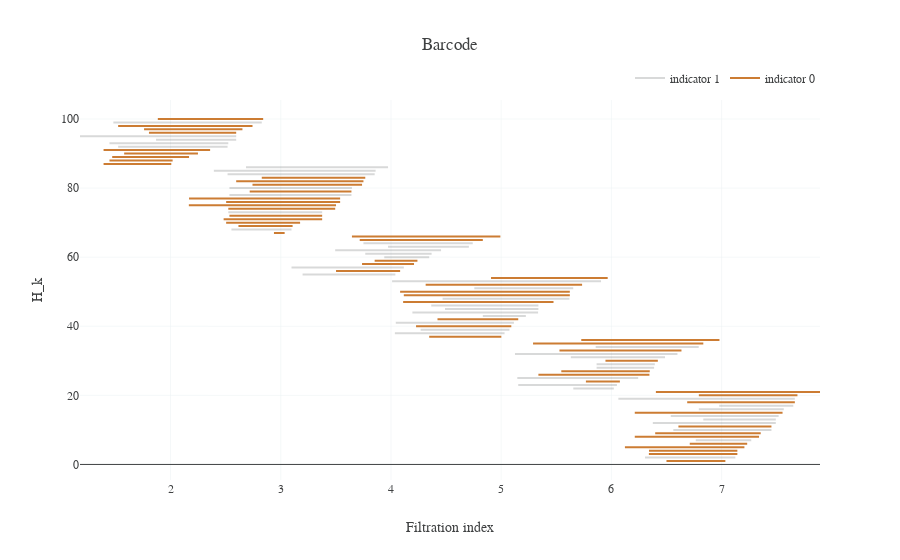

This figure's notebook cell:
### Code cell
### Color by a node involved in something or some sort of indicator column

bar_df["indicator"] = [np.random.randint(0, 2) for i in np.arange(bar_df.shape[0])]
bar_df.head()

on_off_colors = ["#CC7C33", "#3F4142"]
on_off_opacity = [1, 0.2]

fig = go.Figure()
bar_df_sorted = bar_df.sort_values(by=["bar_dim", "bar_birth"])
bar_df_sorted = bar_df_sorted.reset_index(drop=True)

counter = 0
for b,bar in bar_df_sorted.iterrows():
    
    if (bar_df_sorted.iloc[b-1]["indicator"] != bar["indicator"]) & (counter < 2) :
        showlegendtf = True
        counter = counter +1
        print(counter)
    else :
        showlegendtf = False


    fig.add_trace(go.Scatter(x=[bar["bar_birth"], bar["bar_death"]], y=[b+1, b+1],
                    mode='lines',
                    name=f'indicator {bar["indicator"]}',
                    opacity = on_off_opacity[bar["indicator"]],
                    showlegend=showlegendtf,
                    line=dict(color=on_off_colors[int(bar["indicator"])]),
                    hovertemplate =
                        f'<i>id</i>: {bar["bar_id"]}'+
                        f'<br><b>rep</b>: {bar["rep"]}'))



# Add nice effects and such
fig.update_layout(title_text="Barcode")
fig.update_yaxes(title_text = "H_k")
fig.update_xaxes(title_text = "Filtration index")
fig.update_layout(legend=dict(
    orientation="h",
    yanchor="bottom",
    y=1.02,
    xanchor="right",
    x=1
))
fig.update_layout(hovermode="x unified")
fig.show()

### Figure 1 — Plotly figure (JSON) as saved in the notebook; plotly's stock layout.template omitted (floating-point values rounded to 4 significant figures)
{"data": [{"hovertemplate": "<i>id</i>: 62<br><b>rep</b>: [20 75 81 48]", "line": {"color": "#CC7C33"}, "mode": "lines", "name": "indicator 0", "opacity": 1, "showlegend": false, "type": "scatter", "x": [7.034, 6.5], "y": [1, 1]}, {"hovertemplate": "<i>id</i>: 93<br><b>rep</b>: [38 66 77 26]", "line": {"color": "#3F4142"}, "mode": "lines", "name": "indicator 1", "opacity": 0.2, "showlegend": true, "type": "scatter", "x": [7.125, 6.305], "y": [2, 2]}, {"hovertemplate": "<i>id</i>: 5<br><b>rep</b>: [31 45 55 20]", "line": {"color": "#CC7C33"}, "mode": "lines", "name": "indicator 0", "opacity": 1, "showlegend": true, "type": "scatter", "x": [7.143, 6.34], "y": [3, 3]}, {"hovertemplate": "<i>id</i>: 72<br><b>rep</b>: [ 2 40 38 41]", "line": {"color": "#CC7C33"}, "mode": "lines", "name": "indicator 0", "opacity": 1, "showlegend": false, "type": "scatter", "x": [7.143, 6.341], "y": [4, 4]}, {"hovertemplate": "<i>id</i>: 25<br><b>rep</b>: [85 76 96 22]", "line": {"color": "#CC7C33"}, "mode": "lines", "name": "indicator 0", "opacity": 1, "showlegend": false, "type": "scatter", "x": [7.207, 6.123], "y": [5, 5]}, {"hovertemplate": "<i>id</i>: 20<br><b>rep</b>: [27 49 34 50]", "line": {"color": "#CC7C33"}, "mode": "lines", "name": "indicator 0", "opacity": 1, "showlegend": false, "type": "scatter", "x": [7.232, 6.711], "y": [6, 6]}, {"hovertemplate": "<i>id</i>: 86<br><b>rep</b>: [ 3 18 33 73]", "line": {"color": "#3F4142"}, "mode": "lines", "name": "indicator 1", "opacity": 0.2, "showlegend": false, "type": "scatter", "x": [7.269, 6.766], "y": [7, 7]}, {"hovertemplate": "<i>id</i>: 30<br><b>rep</b>: [80 55 75 35]", "line": {"color": "#CC7C33"}, "mode": "lines", "name": "indicator 0", "opacity": 1, "showlegend": false, "type": "scatter", "x": [7.34, 6.212], "y": [8, 8]}, {"hovertemplate": "<i>id</i>: 17<br><b>rep</b>: [76 43 85  5]", "line": {"color": "#CC7C33"}, "mode": "lines", "name": "indicator 0", "opacity": 1, "showlegend": false, "type": "scatter", "x": [7.355, 6.397], "y": [9, 9]}, {"hovertemplate": "<i>id</i>: 41<br><b>rep</b>: [37 19 67 90]", "line": {"color": "#3F4142"}, "mode": "lines", "name": "indicator 1", "opacity": 0.2, "showlegend": false, "type": "scatter", "x": [7.452, 6.562], "y": [10, 10]}, {"hovertemplate": "<i>id</i>: 55<br><b>rep</b>: [ 7 28  6 68]", "line": {"color": "#CC7C33"}, "mode": "lines", "name": "indicator 0", "opacity": 1, "showlegend": false, "type": "scatter", "x": [7.452, 6.608], "y": [11, 11]}, {"hovertemplate": "<i>id</i>: 48<br><b>rep</b>: [57 95 41 26]", "line": {"color": "#3F4142"}, "mode": "lines", "name": "indicator 1", "opacity": 0.2, "showlegend": false, "type": "scatter", "x": [7.492, 6.376], "y": [12, 12]}, {"hovertemplate": "<i>id</i>: 66<br><b>rep</b>: [66 24 65 47]", "line": {"color": "#3F4142"}, "mode": "lines", "name": "indicator 1", "opacity": 0.2, "showlegend": false, "type": "scatter", "x": [7.492, 6.834], "y": [13, 13]}, {"hovertemplate": "<i>id</i>: 31<br><b>rep</b>: [69 55 47 31]", "line": {"color": "#3F4142"}, "mode": "lines", "name": "indicator 1", "opacity": 0.2, "showlegend": false, "type": "scatter", "x": [7.517, 6.538], "y": [14, 14]}, {"hovertemplate": "<i>id</i>: 7<br><b>rep</b>: [49 16 26 43]", "line": {"color": "#CC7C33"}, "mode": "lines", "name": "indicator 0", "opacity": 1, "showlegend": false, "type": "scatter", "x": [7.553, 6.212], "y": [15, 15]}, {"hovertemplate": "<i>id</i>: 95<br><b>rep</b>: [22 71 62 97]", "line": {"color": "#3F4142"}, "mode": "lines", "name": "indicator 1", "opacity": 0.2, "showlegend": false, "type": "scatter", "x": [7.564, 6.793], "y": [16, 16]}, {"hovertemplate": "<i>id</i>: 16<br><b>rep</b>: [41 98 93 29]", "line": {"color": "#3F4142"}, "mode": "lines", "name": "indicator 1", "opacity": 0.2, "showlegend": false, "type": "scatter", "x": [7.65, 6.978], "y": [17, 17]}, {"hovertemplate": "<i>id</i>: 18<br><b>rep</b>: [75 76 18 91]", "line": {"color": "#CC7C33"}, "mode": "lines", "name": "indicator 0", "opacity": 1, "showlegend": false, "type": "scatter", "x": [7.664, 6.688], "y": [18, 18]}, {"hovertemplate": "<i>id</i>: 42<br><b>rep</b>: [21 12 59  8]", "line": {"color": "#3F4142"}, "mode": "lines", "name": "indicator 1", "opacity": 0.2, "showlegend": false, "type": "scatter", "x": [7.664, 6.063], "y": [19, 19]}, {"hovertemplate": "<i>id</i>: 28<br><b>rep</b>: [57 25 48 20]", "line": {"color": "#CC7C33"}, "mode": "lines", "name": "indicator 0", "opacity": 1, "showlegend": false, "type": "scatter", "x": [7.688, 6.793], "y": [20, 20]}, {"hovertemplate": "<i>id</i>: 9<br><b>rep</b>: [75 14  5 72]", "line": {"color": "#CC7C33"}, "mode": "lines", "name": "indicator 0", "opacity": 1, "showlegend": false, "type": "scatter", "x": [7.893, 6.404], "y": [21, 21]}, {"hovertemplate": "<i>id</i>: 87<br><b>rep</b>: [116 188 204 165]", "line": {"color": "#3F4142"}, "mode": "lines", "name": "indicator 1", "opacity": 0.2, "showlegend": false, "type": "scatter", "x": [6.022, 5.654], "y": [22, 22]}, {"hovertemplate": "<i>id</i>: 47<br><b>rep</b>: [111 160 185 100]", "line": {"color": "#3F4142"}, "mode": "lines", "name": "indicator 1", "opacity": 0.2, "showlegend": false, "type": "scatter", "x": [6.05, 5.155], "y": [23, 23]}, {"hovertemplate": "<i>id</i>: 77<br><b>rep</b>: [182 115 217 108]", "line": {"color": "#CC7C33"}, "mode": "lines", "name": "indicator 0", "opacity": 1, "showlegend": false, "type": "scatter", "x": [6.077, 5.769], "y": [24, 24]}, {"hovertemplate": "<i>id</i>: 39<br><b>rep</b>: [160 228 183 139]", "line": {"color": "#3F4142"}, "mode": "lines", "name": "indicator 1", "opacity": 0.2, "showlegend": false, "type": "scatter", "x": [6.243, 5.146], "y": [25, 25]}, {"hovertemplate": "<i>id</i>: 91<br><b>rep</b>: [190 209 139 212]", "line": {"color": "#CC7C33"}, "mode": "lines", "name": "indicator 0", "opacity": 1, "showlegend": false, "type": "scatter", "x": [6.345, 5.338], "y": [26, 26]}, {"hovertemplate": "<i>id</i>: 70<br><b>rep</b>: [179 210 107 123]", "line": {"color": "#CC7C33"}, "mode": "lines", "name": "indicator 0", "opacity": 1, "showlegend": false, "type": "scatter", "x": [6.348, 5.545], "y": [27, 27]}, {"hovertemplate": "<i>id</i>: 43<br><b>rep</b>: [172 203 143 137]", "line": {"color": "#3F4142"}, "mode": "lines", "name": "indicator 1", "opacity": 0.2, "showlegend": false, "type": "scatter", "x": [6.387, 5.866], "y": [28, 28]}, {"hovertemplate": "<i>id</i>: 14<br><b>rep</b>: [185 164 220 141]", "line": {"color": "#3F4142"}, "mode": "lines", "name": "indicator 1", "opacity": 0.2, "showlegend": false, "type": "scatter", "x": [6.394, 5.866], "y": [29, 29]}, {"hovertemplate": "<i>id</i>: 64<br><b>rep</b>: [205 101 149 182]", "line": {"color": "#CC7C33"}, "mode": "lines", "name": "indicator 0", "opacity": 1, "showlegend": false, "type": "scatter", "x": [6.421, 5.946], "y": [30, 30]}, {"hovertemplate": "<i>id</i>: 13<br><b>rep</b>: [215 114 158 156]", "line": {"color": "#3F4142"}, "mode": "lines", "name": "indicator 1", "opacity": 0.2, "showlegend": false, "type": "scatter", "x": [6.487, 5.632], "y": [31, 31]}, {"hovertemplate": "<i>id</i>: 10<br><b>rep</b>: [208 214 141 133]", "line": {"color": "#3F4142"}, "mode": "lines", "name": "indicator 1", "opacity": 0.2, "showlegend": false, "type": "scatter", "x": [6.599, 5.125], "y": [32, 32]}, {"hovertemplate": "<i>id</i>: 71<br><b>rep</b>: [213 227 194 112]", "line": {"color": "#CC7C33"}, "mode": "lines", "name": "indicator 0", "opacity": 1, "showlegend": false, "type": "scatter", "x": [6.636, 5.529], "y": [33, 33]}, {"hovertemplate": "<i>id</i>: 0<br><b>rep</b>: [178 192 187 249]", "line": {"color": "#3F4142"}, "mode": "lines", "name": "indicator 1", "opacity": 0.2, "showlegend": false, "type": "scatter", "x": [6.792, 5.858], "y": [34, 34]}, {"hovertemplate": "<i>id</i>: 51<br><b>rep</b>: [116 197 112 144]", "line": {"color": "#CC7C33"}, "mode": "lines", "name": "indicator 0", "opacity": 1, "showlegend": false, "type": "scatter", "x": [6.834, 5.289], "y": [35, 35]}, {"hovertemplate": "<i>id</i>: 81<br><b>rep</b>: [162 179 115 242]", "line": {"color": "#CC7C33"}, "mode": "lines", "name": "indicator 0", "opacity": 1, "showlegend": false, "type": "scatter", "x": [6.981, 5.727], "y": [36, 36]}, {"hovertemplate": "<i>id</i>: 26<br><b>rep</b>: [342 314 289 308]", "line": {"color": "#CC7C33"}, "mode": "lines", "name": "indicator 0", "opacity": 1, "showlegend": false, "type": "scatter", "x": [5.001, 4.347], "y": [37, 37]}, {"hovertemplate": "<i>id</i>: 88<br><b>rep</b>: [342 286 299 352]", "line": {"color": "#3F4142"}, "mode": "lines", "name": "indicator 1", "opacity": 0.2, "showlegend": false, "type": "scatter", "x": [5.031, 4.036], "y": [38, 38]}, {"hovertemplate": "<i>id</i>: 68<br><b>rep</b>: [319 303 308 273]", "line": {"color": "#3F4142"}, "mode": "lines", "name": "indicator 1", "opacity": 0.2, "showlegend": false, "type": "scatter", "x": [5.075, 4.269], "y": [39, 39]}, {"hovertemplate": "<i>id</i>: 60<br><b>rep</b>: [343 320 306 300]", "line": {"color": "#CC7C33"}, "mode": "lines", "name": "indicator 0", "opacity": 1, "showlegend": false, "type": "scatter", "x": [5.092, 4.228], "y": [40, 40]}, {"hovertemplate": "<i>id</i>: 69<br><b>rep</b>: [254 271 260 282]", "line": {"color": "#3F4142"}, "mode": "lines", "name": "indicator 1", "opacity": 0.2, "showlegend": false, "type": "scatter", "x": [5.116, 4.044], "y": [41, 41]}, {"hovertemplate": "<i>id</i>: 12<br><b>rep</b>: [297 321 270 279]", "line": {"color": "#CC7C33"}, "mode": "lines", "name": "indicator 0", "opacity": 1, "showlegend": false, "type": "scatter", "x": [5.155, 4.422], "y": [42, 42]}, {"hovertemplate": "<i>id</i>: 65<br><b>rep</b>: [260 327 267 358]", "line": {"color": "#3F4142"}, "mode": "lines", "name": "indicator 1", "opacity": 0.2, "showlegend": false, "type": "scatter", "x": [5.224, 4.833], "y": [43, 43]}, {"hovertemplate": "<i>id</i>: 50<br><b>rep</b>: [356 353 336 352]", "line": {"color": "#3F4142"}, "mode": "lines", "name": "indicator 1", "opacity": 0.2, "showlegend": false, "type": "scatter", "x": [5.335, 4.194], "y": [44, 44]}, {"hovertemplate": "<i>id</i>: 53<br><b>rep</b>: [257 260 345 250]", "line": {"color": "#3F4142"}, "mode": "lines", "name": "indicator 1", "opacity": 0.2, "showlegend": false, "type": "scatter", "x": [5.338, 4.49], "y": [45, 45]}, {"hovertemplate": "<i>id</i>: 79<br><b>rep</b>: [287 253 324 251]", "line": {"color": "#3F4142"}, "mode": "lines", "name": "indicator 1", "opacity": 0.2, "showlegend": false, "type": "scatter", "x": [5.338, 4.366], "y": [46, 46]}, {"hovertemplate": "<i>id</i>: 80<br><b>rep</b>: [345 250 282 325]", "line": {"color": "#CC7C33"}, "mode": "lines", "name": "indicator 0", "opacity": 1, "showlegend": false, "type": "scatter", "x": [5.475, 4.11], "y": [47, 47]}, {"hovertemplate": "<i>id</i>: 27<br><b>rep</b>: [333 250 351 344]", "line": {"color": "#3F4142"}, "mode": "lines", "name": "indicator 1", "opacity": 0.2, "showlegend": false, "type": "scatter", "x": [5.619, 4.469], "y": [48, 48]}, {"hovertemplate": "<i>id</i>: 11<br><b>rep</b>: [255 358 269 338]", "line": {"color": "#CC7C33"}, "mode": "lines", "name": "indicator 0", "opacity": 1, "showlegend": false, "type": "scatter", "x": [5.623, 4.117], "y": [49, 49]}, {"hovertemplate": "<i>id</i>: 84<br><b>rep</b>: [287 352 269 252]", "line": {"color": "#CC7C33"}, "mode": "lines", "name": "indicator 0", "opacity": 1, "showlegend": false, "type": "scatter", "x": [5.623, 4.083], "y": [50, 50]}, {"hovertemplate": "<i>id</i>: 2<br><b>rep</b>: [341 313 257 324]", "line": {"color": "#3F4142"}, "mode": "lines", "name": "indicator 1", "opacity": 0.2, "showlegend": false, "type": "scatter", "x": [5.654, 4.756], "y": [51, 51]}, {"hovertemplate": "<i>id</i>: 3<br><b>rep</b>: [280 272 304 292]", "line": {"color": "#CC7C33"}, "mode": "lines", "name": "indicator 0", "opacity": 1, "showlegend": false, "type": "scatter", "x": [5.734, 4.315], "y": [52, 52]}, {"hovertemplate": "<i>id</i>: 78<br><b>rep</b>: [339 305 321 319]", "line": {"color": "#3F4142"}, "mode": "lines", "name": "indicator 1", "opacity": 0.2, "showlegend": false, "type": "scatter", "x": [5.906, 4.01], "y": [53, 53]}, {"hovertemplate": "<i>id</i>: 59<br><b>rep</b>: [312 311 306 267]", "line": {"color": "#CC7C33"}, "mode": "lines", "name": "indicator 0", "opacity": 1, "showlegend": false, "type": "scatter", "x": [5.966, 4.908], "y": [54, 54]}, {"hovertemplate": "<i>id</i>: 73<br><b>rep</b>: [362 390 415 429]", "line": {"color": "#3F4142"}, "mode": "lines", "name": "indicator 1", "opacity": 0.2, "showlegend": false, "type": "scatter", "x": [4.04, 3.198], "y": [55, 55]}, {"hovertemplate": "<i>id</i>: 35<br><b>rep</b>: [413 425 416 391]", "line": {"color": "#CC7C33"}, "mode": "lines", "name": "indicator 0", "opacity": 1, "showlegend": false, "type": "scatter", "x": [4.083, 3.502], "y": [56, 56]}, {"hovertemplate": "<i>id</i>: 94<br><b>rep</b>: [386 432 389 428]", "line": {"color": "#3F4142"}, "mode": "lines", "name": "indicator 1", "opacity": 0.2, "showlegend": false, "type": "scatter", "x": [4.117, 3.098], "y": [57, 57]}, {"hovertemplate": "<i>id</i>: 6<br><b>rep</b>: [417 434 382 398]", "line": {"color": "#CC7C33"}, "mode": "lines", "name": "indicator 0", "opacity": 1, "showlegend": false, "type": "scatter", "x": [4.209, 3.738], "y": [58, 58]}, {"hovertemplate": "<i>id</i>: 57<br><b>rep</b>: [446 365 428 448]", "line": {"color": "#CC7C33"}, "mode": "lines", "name": "indicator 0", "opacity": 1, "showlegend": false, "type": "scatter", "x": [4.24, 3.852], "y": [59, 59]}, {"hovertemplate": "<i>id</i>: 44<br><b>rep</b>: [362 372 420 371]", "line": {"color": "#3F4142"}, "mode": "lines", "name": "indicator 1", "opacity": 0.2, "showlegend": false, "type": "scatter", "x": [4.347, 3.939], "y": [60, 60]}, {"hovertemplate": "<i>id</i>: 34<br><b>rep</b>: [415 423 389 410]", "line": {"color": "#3F4142"}, "mode": "lines", "name": "indicator 1", "opacity": 0.2, "showlegend": false, "type": "scatter", "x": [4.369, 3.767], "y": [61, 61]}, {"hovertemplate": "<i>id</i>: 99<br><b>rep</b>: [440 419 433 431]", "line": {"color": "#3F4142"}, "mode": "lines", "name": "indicator 1", "opacity": 0.2, "showlegend": false, "type": "scatter", "x": [4.454, 3.494], "y": [62, 62]}, {"hovertemplate": "<i>id</i>: 40<br><b>rep</b>: [426 434 376 382]", "line": {"color": "#3F4142"}, "mode": "lines", "name": "indicator 1", "opacity": 0.2, "showlegend": false, "type": "scatter", "x": [4.707, 3.973], "y": [63, 63]}, {"hovertemplate": "<i>id</i>: 75<br><b>rep</b>: [441 369 360 397]", "line": {"color": "#3F4142"}, "mode": "lines", "name": "indicator 1", "opacity": 0.2, "showlegend": false, "type": "scatter", "x": [4.742, 3.75], "y": [64, 64]}, {"hovertemplate": "<i>id</i>: 32<br><b>rep</b>: [423 379 395 408]", "line": {"color": "#CC7C33"}, "mode": "lines", "name": "indicator 0", "opacity": 1, "showlegend": false, "type": "scatter", "x": [4.833, 3.717], "y": [65, 65]}, {"hovertemplate": "<i>id</i>: 23<br><b>rep</b>: [430 399 360 392]", "line": {"color": "#CC7C33"}, "mode": "lines", "name": "indicator 0", "opacity": 1, "showlegend": false, "type": "scatter", "x": [4.993, 3.646], "y": [66, 66]}, {"hovertemplate": "<i>id</i>: 38<br><b>rep</b>: [459 473 460 480]", "line": {"color": "#CC7C33"}, "mode": "lines", "name": "indicator 0", "opacity": 1, "showlegend": false, "type": "scatter", "x": [3.035, 2.938], "y": [67, 67]}, {"hovertemplate": "<i>id</i>: 19<br><b>rep</b>: [472 450 452 462]", "line": {"color": "#3F4142"}, "mode": "lines", "name": "indicator 1", "opacity": 0.2, "showlegend": false, "type": "scatter", "x": [3.098, 2.553], "y": [68, 68]}, {"hovertemplate": "<i>id</i>: 76<br><b>rep</b>: [479 478 487 463]", "line": {"color": "#CC7C33"}, "mode": "lines", "name": "indicator 0", "opacity": 1, "showlegend": false, "type": "scatter", "x": [3.108, 2.616], "y": [69, 69]}, {"hovertemplate": "<i>id</i>: 96<br><b>rep</b>: [470 455 485 451]", "line": {"color": "#CC7C33"}, "mode": "lines", "name": "indicator 0", "opacity": 1, "showlegend": false, "type": "scatter", "x": [3.175, 2.505], "y": [70, 70]}, {"hovertemplate": "<i>id</i>: 29<br><b>rep</b>: [457 461 482 465]", "line": {"color": "#CC7C33"}, "mode": "lines", "name": "indicator 0", "opacity": 1, "showlegend": false, "type": "scatter", "x": [3.376, 2.482], "y": [71, 71]}, {"hovertemplate": "<i>id</i>: 83<br><b>rep</b>: [488 484 462 473]", "line": {"color": "#CC7C33"}, "mode": "lines", "name": "indicator 0", "opacity": 1, "showlegend": false, "type": "scatter", "x": [3.376, 2.534], "y": [72, 72]}, {"hovertemplate": "<i>id</i>: 98<br><b>rep</b>: [465 452 471 477]", "line": {"color": "#3F4142"}, "mode": "lines", "name": "indicator 1", "opacity": 0.2, "showlegend": false, "type": "scatter", "x": [3.376, 2.524], "y": [73, 73]}, {"hovertemplate": "<i>id</i>: 21<br><b>rep</b>: [473 454 451 456]", "line": {"color": "#CC7C33"}, "mode": "lines", "name": "indicator 0", "opacity": 1, "showlegend": false, "type": "scatter", "x": [3.494, 2.524], "y": [74, 74]}, {"hovertemplate": "<i>id</i>: 58<br><b>rep</b>: [465 471 469 457]", "line": {"color": "#CC7C33"}, "mode": "lines", "name": "indicator 0", "opacity": 1, "showlegend": false, "type": "scatter", "x": [3.502, 2.166], "y": [75, 75]}, {"hovertemplate": "<i>id</i>: 49<br><b>rep</b>: [472 481 479 487]", "line": {"color": "#CC7C33"}, "mode": "lines", "name": "indicator 0", "opacity": 1, "showlegend": false, "type": "scatter", "x": [3.539, 2.505], "y": [76, 76]}, {"hovertemplate": "<i>id</i>: 82<br><b>rep</b>: [474 465 486 455]", "line": {"color": "#CC7C33"}, "mode": "lines", "name": "indicator 0", "opacity": 1, "showlegend": false, "type": "scatter", "x": [3.539, 2.168], "y": [77, 77]}, {"hovertemplate": "<i>id</i>: 36<br><b>rep</b>: [489 461 480 456]", "line": {"color": "#3F4142"}, "mode": "lines", "name": "indicator 1", "opacity": 0.2, "showlegend": false, "type": "scatter", "x": [3.641, 2.534], "y": [78, 78]}, {"hovertemplate": "<i>id</i>: 67<br><b>rep</b>: [476 483 464 456]", "line": {"color": "#CC7C33"}, "mode": "lines", "name": "indicator 0", "opacity": 1, "showlegend": false, "type": "scatter", "x": [3.641, 2.718], "y": [79, 79]}, {"hovertemplate": "<i>id</i>: 85<br><b>rep</b>: [480 484 457 489]", "line": {"color": "#3F4142"}, "mode": "lines", "name": "indicator 1", "opacity": 0.2, "showlegend": false, "type": "scatter", "x": [3.646, 2.535], "y": [80, 80]}, {"hovertemplate": "<i>id</i>: 15<br><b>rep</b>: [479 486 472 465]", "line": {"color": "#CC7C33"}, "mode": "lines", "name": "indicator 0", "opacity": 1, "showlegend": false, "type": "scatter", "x": [3.738, 2.744], "y": [81, 81]}, {"hovertemplate": "<i>id</i>: 52<br><b>rep</b>: [481 469 476 486]", "line": {"color": "#CC7C33"}, "mode": "lines", "name": "indicator 0", "opacity": 1, "showlegend": false, "type": "scatter", "x": [3.75, 2.596], "y": [82, 82]}, {"hovertemplate": "<i>id</i>: 22<br><b>rep</b>: [480 450 460 466]", "line": {"color": "#CC7C33"}, "mode": "lines", "name": "indicator 0", "opacity": 1, "showlegend": false, "type": "scatter", "x": [3.767, 2.828], "y": [83, 83]}, {"hovertemplate": "<i>id</i>: 37<br><b>rep</b>: [480 478 472 464]", "line": {"color": "#3F4142"}, "mode": "lines", "name": "indicator 1", "opacity": 0.2, "showlegend": false, "type": "scatter", "x": [3.852, 2.517], "y": [84, 84]}, {"hovertemplate": "<i>id</i>: 74<br><b>rep</b>: [466 453 461 484]", "line": {"color": "#3F4142"}, "mode": "lines", "name": "indicator 1", "opacity": 0.2, "showlegend": false, "type": "scatter", "x": [3.861, 2.393], "y": [85, 85]}, {"hovertemplate": "<i>id</i>: 89<br><b>rep</b>: [478 481 453 466]", "line": {"color": "#3F4142"}, "mode": "lines", "name": "indicator 1", "opacity": 0.2, "showlegend": false, "type": "scatter", "x": [3.973, 2.685], "y": [86, 86]}, {"hovertemplate": "<i>id</i>: 4<br><b>rep</b>: [519 516 497 493]", "line": {"color": "#CC7C33"}, "mode": "lines", "name": "indicator 0", "opacity": 1, "showlegend": false, "type": "scatter", "x": [2.007, 1.392], "y": [87, 87]}, {"hovertemplate": "<i>id</i>: 92<br><b>rep</b>: [514 495 505 493]", "line": {"color": "#CC7C33"}, "mode": "lines", "name": "indicator 0", "opacity": 1, "showlegend": false, "type": "scatter", "x": [2.019, 1.446], "y": [88, 88]}, {"hovertemplate": "<i>id</i>: 54<br><b>rep</b>: [499 490 504 512]", "line": {"color": "#CC7C33"}, "mode": "lines", "name": "indicator 0", "opacity": 1, "showlegend": false, "type": "scatter", "x": [2.168, 1.471], "y": [89, 89]}, {"hovertemplate": "<i>id</i>: 8<br><b>rep</b>: [491 517 504 495]", "line": {"color": "#CC7C33"}, "mode": "lines", "name": "indicator 0", "opacity": 1, "showlegend": false, "type": "scatter", "x": [2.249, 1.579], "y": [90, 90]}, {"hovertemplate": "<i>id</i>: 56<br><b>rep</b>: [504 502 517 516]", "line": {"color": "#CC7C33"}, "mode": "lines", "name": "indicator 0", "opacity": 1, "showlegend": false, "type": "scatter", "x": [2.359, 1.392], "y": [91, 91]}, {"hovertemplate": "<i>id</i>: 97<br><b>rep</b>: [508 491 511 497]", "line": {"color": "#3F4142"}, "mode": "lines", "name": "indicator 1", "opacity": 0.2, "showlegend": false, "type": "scatter", "x": [2.517, 1.525], "y": [92, 92]}, {"hovertemplate": "<i>id</i>: 33<br><b>rep</b>: [500 507 519 493]", "line": {"color": "#3F4142"}, "mode": "lines", "name": "indicator 1", "opacity": 0.2, "showlegend": false, "type": "scatter", "x": [2.524, 1.446], "y": [93, 93]}, {"hovertemplate": "<i>id</i>: 24<br><b>rep</b>: [497 507 501 509]", "line": {"color": "#3F4142"}, "mode": "lines", "name": "indicator 1", "opacity": 0.2, "showlegend": false, "type": "scatter", "x": [2.596, 1.868], "y": [94, 94]}, {"hovertemplate": "<i>id</i>: 45<br><b>rep</b>: [490 491 497 493]", "line": {"color": "#3F4142"}, "mode": "lines", "name": "indicator 1", "opacity": 0.2, "showlegend": false, "type": "scatter", "x": [2.596, 1.179], "y": [95, 95]}, {"hovertemplate": "<i>id</i>: 90<br><b>rep</b>: [494 508 503 500]", "line": {"color": "#CC7C33"}, "mode": "lines", "name": "indicator 0", "opacity": 1, "showlegend": false, "type": "scatter", "x": [2.596, 1.804], "y": [96, 96]}, {"hovertemplate": "<i>id</i>: 63<br><b>rep</b>: [507 498 515 500]", "line": {"color": "#CC7C33"}, "mode": "lines", "name": "indicator 0", "opacity": 1, "showlegend": false, "type": "scatter", "x": [2.652, 1.76], "y": [97, 97]}, {"hovertemplate": "<i>id</i>: 46<br><b>rep</b>: [501 516 518 517]", "line": {"color": "#CC7C33"}, "mode": "lines", "name": "indicator 0", "opacity": 1, "showlegend": false, "type": "scatter", "x": [2.744, 1.525], "y": [98, 98]}, {"hovertemplate": "<i>id</i>: 1<br><b>rep</b>: [497 515 506 507]", "line": {"color": "#3F4142"}, "mode": "lines", "name": "indicator 1", "opacity": 0.2, "showlegend": false, "type": "scatter", "x": [2.828, 1.481], "y": [99, 99]}, {"hovertemplate": "<i>id</i>: 61<br><b>rep</b>: [511 495 496 515]", "line": {"color": "#CC7C33"}, "mode": "lines", "name": "indicator 0", "opacity": 1, "showlegend": false, "type": "scatter", "x": [2.84, 1.885], "y": [100, 100]}], "layout": {"hovermode": "x unified", "legend": {"orientation": "h", "x": 1, "xanchor": "right", "y": 1.02, "yanchor": "bottom"}, "title": {"text": "Barcode"}, "xaxis": {"title": {"text": "Filtration index"}}, "yaxis": {"title": {"text": "H_k"}}}}
